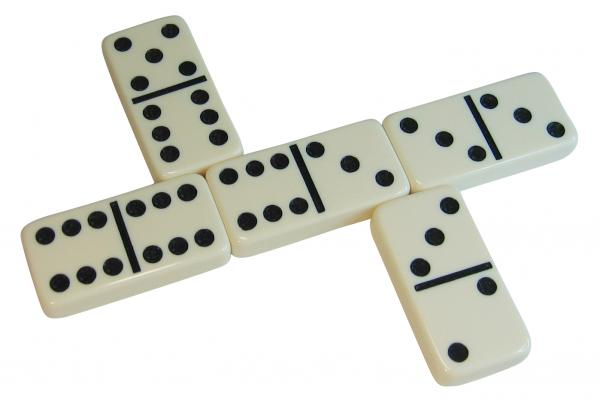
#> input picture images/8.jpg, 600 x 399 px
$ python main.py   (older library calls are emulated)
#> lines starting #> are read from the running program, lines starting #| are printed output that depends on the picture; after the words box and inside, x2 and y2 are one past the last pixel; in counts of white or black regions, pixels touching at a corner belong together
### image.py
__author__ = 'Brian Diaz'
import cv2


class Image:
    def __init__(self, image_path, color_type):
        self.image_path = image_path
        self.color_type = color_type
        self.height, self.width = 0, 0

    def load(self):
        image = cv2.imread(self.image_path, self.color_type)
        self.height, self.width = image.shape[:2]
        return image

    # [4 lines left out: function show, not called in this run]

    @staticmethod
    def show(image):
        cv2.imshow('Show Image', image)
        cv2.waitKey(0)
        cv2.destroyAllWindows()

### processing.py
__author__ = 'Brian Diaz'
import cv2
import numpy as np
from image import Image

min_radius = 8
max_radius = 20

class Processing:
    def __init__(self, image):
        self.image = image
        self.image_data = cv2.resize(image.load(), (600, 400))

    # Save a Image to local path
    def save_image(self, image, path):
        cv2.imwrite(path, image)

    # Set Gray Scale image for a better algorithm efficiency
    def gray_scale(self):
        return cv2.cvtColor(self.change_background_colors(self.image_data), cv2.COLOR_BGR2GRAY)

    #Draw Gaussian Blur
    def gaussian_blur(self):
        return cv2.GaussianBlur(self.gray_scale(),(5,5),0)

    # Get a more resistant to noise operator that joints Gaussian smoothing plus differentiation operation
    def gradient(self):
        return cv2.Sobel(self.gaussian_blur(), cv2.CV_8U, 1, 0, ksize=3)


    def umbral(self):
        _,umbral = cv2.threshold(self.gradient(), 170, 255, cv2.THRESH_BINARY + cv2.THRESH_OTSU)
        return umbral

    # Get all Ellipses
    def structuring_elements(self):
        return cv2.getStructuringElement(cv2.MORPH_ELLIPSE, (5, 5))

    # Get all morphologies of the umbral data
    def morphology_elements(self):
        return cv2.morphologyEx(self.umbral(), cv2.MORPH_CLOSE, self.structuring_elements())

    def get_domino_points(self):
        contours,_ = cv2.findContours(self.morphology_elements(), cv2.RETR_EXTERNAL, cv2.CHAIN_APPROX_NONE)

        print("Circles: "+ str(len(contours)))

        circles = self.draw_circles(self.image_data, contours)
        text = str(len(circles)) + " Points"

        print text
        cv2.putText(self.image_data, text, (20, self.image.height - 20), cv2.FONT_ITALIC, 1, (0,0,0))

        cv2.imwrite('result.jpg',self.image_data)
        Image.show(self.image_data)

    # Change every pixel (Blue, Green, Red, Yellow, Light Blue) to white.
    def change_background_colors(self,image):
        n = 2
        indices = np.arange(0,256)
        divider = np.linspace(0,255,n+1)[1]
        quantiz = np.int0(np.linspace(0,255,n))
        color_levels = np.clip(np.int0(indices/divider), 0, n-1)
        palette = quantiz[color_levels]
        image_palette = palette[image]
        image_palette = cv2.convertScaleAbs(image_palette)
        #RGB
        image_palette[np.where((image_palette == [0,0,255]).all(axis = 2))] = [255,255,255]#Blue
        image_palette[np.where((image_palette == [0,255,0]).all(axis = 2))] = [255,255,255]#Green
        image_palette[np.where((image_palette == [255,0,0]).all(axis = 2))] = [255,255,255]#Red
        image_palette[np.where((image_palette == [0,255,255]).all(axis = 2))] = [255,255,255]#Light Blue
        image_palette[np.where((image_palette == [255,255,0]).all(axis = 2))] = [255,255,255]#Yellow
        image_palette[np.where((image_palette == [255,0,255]).all(axis = 2))] = [255,255,255]#Yellow
        return image_palette

    # Draw Circles in the image
    def draw_circles(self, image, contours):
        circles = []
        for cnt in contours:
            # Getting the circle (x,y position and radius) of the contour.
            (x,y),radius = cv2.minEnclosingCircle(cnt)
            center = (int(x),int(y))
            radius = int(radius)
            # Possible Domino point.
            if radius >= min_radius and radius <= max_radius:
                # Draw the circle in the image with green color.
                cv2.circle(self.image_data,center,radius,(0,255,0),2)
                circles.append(cnt)
        return circles

### main.py
from image import Image
from processing import Processing

images = ["images/8.jpg","images/17.jpg", "images/18.jpg"]

def process_images():
	for img in images:
		img = Image(img, 1)
		processing = Processing(img)
#> in load, image is the input picture: shape (399, 600, 3); mean B, G, R 216.4, 222.7, 221.9
#> in change_background_colors, `image_palette = palette[image]`:
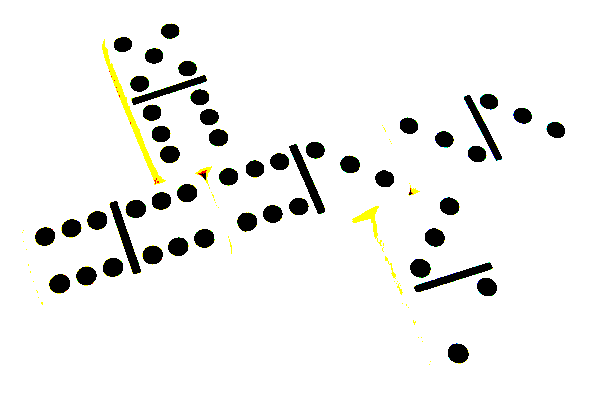
#> image_palette: shape (400, 600, 3) int64; mean of channels 0, 1, 2 237.9, 239.8, 239.7; drawn as B, G, R
#> in change_background_colors, `image_palette[np.where((image_palette == [0,0,255]).all(axis = 2))] = ..`: image_palette: shape (400, 600, 3); mean of channels 0, 1, 2 237.9, 239.8, 239.7
#> in change_background_colors, `image_palette[np.where((image_palette == [255,0,0]).all(axis = 2))] = ..`: image_palette: shape (400, 600, 3); mean of channels 0, 1, 2 238, 239.9, 239.8
#> in change_background_colors, `image_palette[np.where((image_palette == [0,255,255]).all(axis = 2))] ..`:
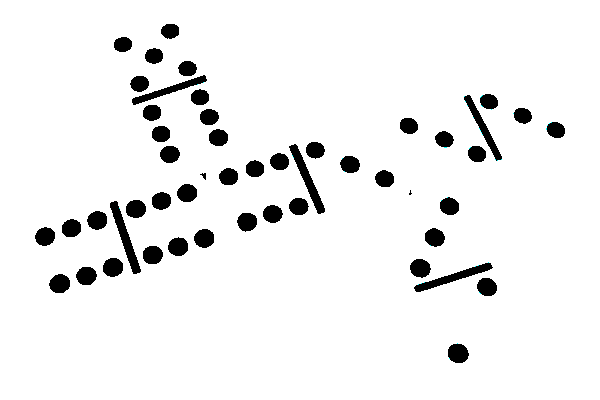
#> image_palette: shape (400, 600, 3); mean of channels 0, 1, 2 239.9, 239.9, 239.8; drawn as B, G, R
#> in change_background_colors, `image_palette[np.where((image_palette == [255,255,0]).all(axis = 2))] ..`: image_palette: shape (400, 600, 3); 94.1% white; 50 black regions (1 under 20 px), largest, box (x1, y1, x2, y2) and area: (110, 201, 141, 274) 634, (289, 144, 325, 214) 612, (414, 263, 493, 292) 589
		processing.get_domino_points()
#> in gaussian_blur, `return cv2.GaussianBlur(self.gray_scale(),(5,5),0)`:
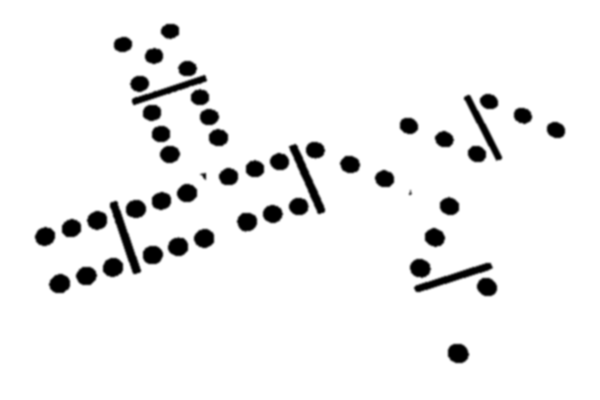
#> returned value: shape (400, 600); min 0, max 255, mean 239.9
#> in gradient, `return cv2.Sobel(self.gaussian_blur(), cv2.CV_8U, 1, 0, ksize=3)`:
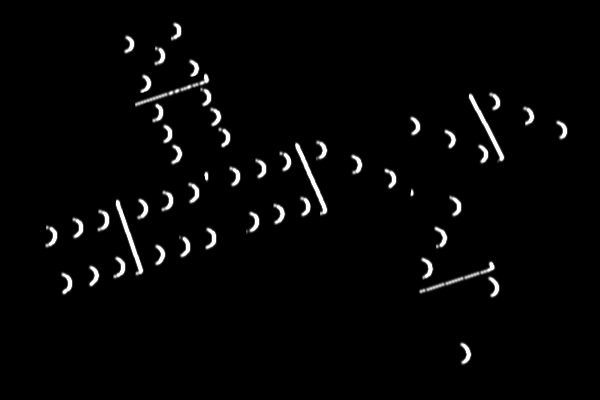
#> returned value: shape (400, 600); min 0, max 255, mean 6
#> in umbral, `_,umbral = cv2.threshold(self.gradient(), 170, 255, cv2.THRESH_BINARY ..`:
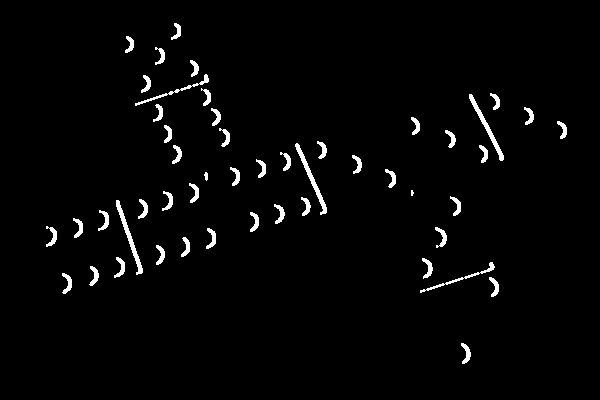
#> umbral: shape (400, 600); 2.3% white; 50 white regions (1 under 20 px), largest, box (x1, y1, x2, y2) and area: (116, 200, 143, 275) 350, (295, 143, 327, 215) 346, (469, 94, 504, 161) 331
#> in morphology_elements, `return cv2.morphologyEx(self.umbral(), cv2.MORPH_CLOSE, self.structuri..`: returned value: shape (400, 600); 2.4% white; 50 white regions (1 under 20 px)
#> in get_domino_points, `contours,_ = cv2.findContours(self.morphology_elements(), cv2.RETR_EXT..`: contours = 50 contours, 2 with area under 20; largest, box (x1, y1, x2, y2) and area: (295, 143, 327, 215) 273, (116, 200, 143, 275) 272, (469, 94, 504, 161) 262, (135, 74, 209, 106) 162, (420, 262, 495, 293) 147
#| Circles: 50
#> the loop in draw_circles, `for cnt in contours:` made 50 passes
#> (x, y, radius, center) on passes 1, 2, 3, 4, 6, 8, 9, 10, 11, 12, 13, 14: (462.5, 353, 10, (462, 353)), (491, 286.5, 9, (491, 286)), (63.5, 283, 10, (63, 283)), (91, 275.5, 9, (91, 275)), (423, 268, 10, (423, 267)), (157, 254.5, 9, (157, 254)), (183, 246.5, 9, (183, 246)), (207.5, 238, 10, (207, 238)), (437.4, 236.9, 10, (437, 236)), (47.42, 236, 10, (47, 236)), (74.5, 227.5, 9, (74, 227)), (251, 221.5, 9, (251, 221))
#> (x, y, radius) on passes 5, 7, 25, 26, 27, 46: (457, 279, 39), (116, 267, 10), (388, 178, 9), (232, 176, 9), (258, 168, 9), (171, 90, 39)
#> after the loop in draw_circles, `for cnt in contours:`:
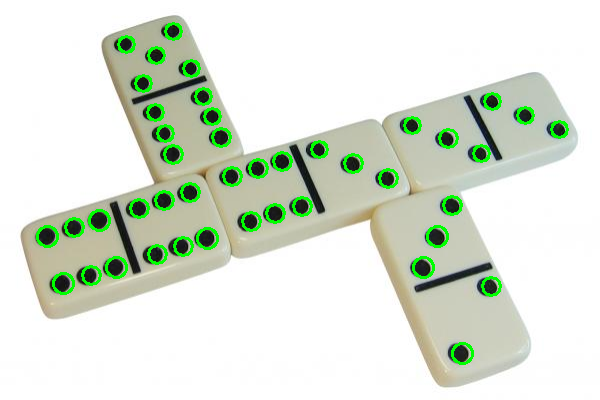
#> self.image_data: shape (400, 600, 3); mean of channels 0, 1, 2 213, 226.7, 218.3; drawn as B, G, R
#> after the loop in draw_circles, `for cnt in contours:`: circles = 43 contours; largest, box (x1, y1, x2, y2) and area: (435, 227, 447, 248) 86, (461, 343, 471, 364) 81, (46, 226, 57, 247) 81, (422, 258, 433, 279) 80, (62, 273, 72, 294) 80
#> in get_domino_points, `text = str(len(circles)) + " Points"`: text = '43 Points'
#| 43 Points
#> in get_domino_points, `cv2.putText(self.image_data, text, (20, self.image.height - 20), cv2.F..`:
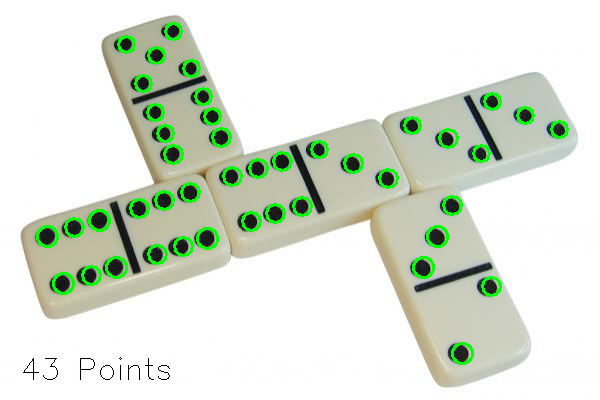
#> self.image_data: shape (400, 600, 3); 0.13% of pixels changed, all inside (x1, y1, x2, y2) = (23, 357, 170, 380); drawn as B, G, R
#> pass 2 of the loop in process_images, `for img in images:`:
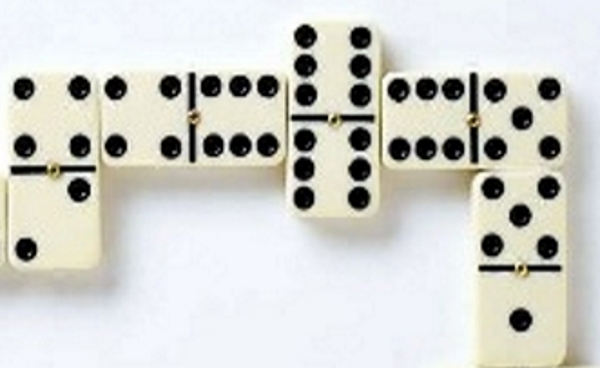
#> input picture images/17.jpg, 600 x 368 px
#> in load, image is the input picture: shape (368, 600, 3); mean B, G, R 203.4, 208.8, 208.2
#> in umbral (call 2), `_,umbral = cv2.threshold(self.gradient(), 170, 255, cv2.THRESH_BINARY ..`:
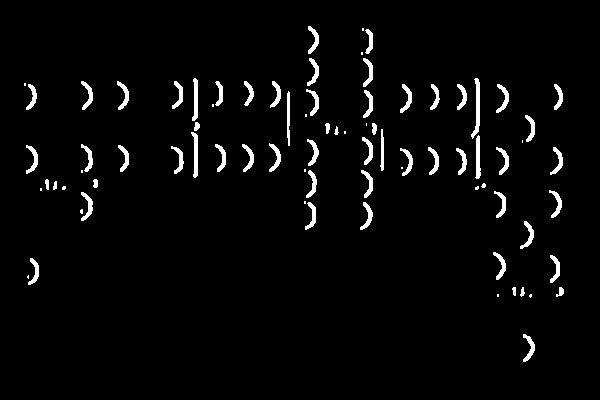
#> umbral: shape (400, 600); 3.2% white; 81 white regions (20 under 20 px), largest, box (x1, y1, x2, y2) and area: (471, 78, 480, 139) 246, (191, 132, 198, 178) 188, (475, 135, 481, 179) 178
#> contours = 62 contours, 8 with area under 20; largest, box (x1, y1, x2, y2) and area: (471, 78, 481, 179) 334, (191, 78, 200, 178) 308, (304, 169, 317, 230) 225, (80, 192, 93, 221) 134, (400, 148, 413, 176) 118
#| Circles: 62
#> the loop in draw_circles (call 2), `for cnt in contours:` made 62 passes
#> (x, y, radius, center) on passes 1, 2, 3, 4, 5, 6, 8, 9: (524, 347.5, 13, (524, 347)), (530.5, 295.5, 1, (530, 295)), (497.5, 295, 1, (497, 295)), (558.5, 291.5, 5, (558, 291)), (522, 291.5, 4, (522, 291)), (514.2, 290.9, 4, (514, 290)), (551, 268.5, 13, (551, 268)), (495.5, 265.5, 13, (495, 265))
#> after the loop in draw_circles (call 2), `for cnt in contours:`: circles = 43 contours; largest, box (x1, y1, x2, y2) and area: (80, 192, 93, 221) 134, (400, 148, 413, 176) 118, (27, 258, 39, 285) 114, (496, 84, 509, 113) 114, (523, 334, 535, 362) 112
#| 43 Points
#> in get_domino_points (call 2), `cv2.putText(self.image_data, text, (20, self.image.height - 20), cv2.F..`:
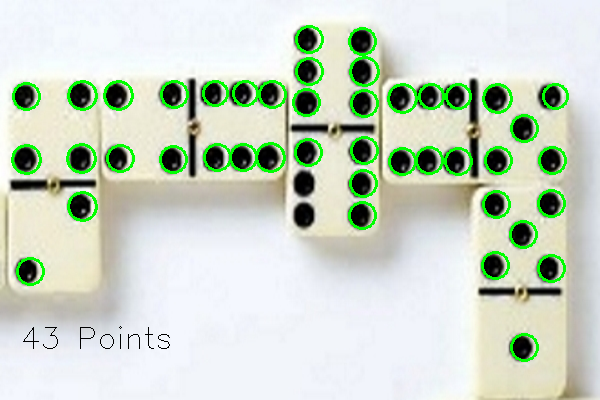
#> self.image_data: shape (400, 600, 3); mean of channels 0, 1, 2 197.2, 212.9, 201.6; drawn as B, G, R
#> pass 3 of the loop in process_images, `for img in images:`:
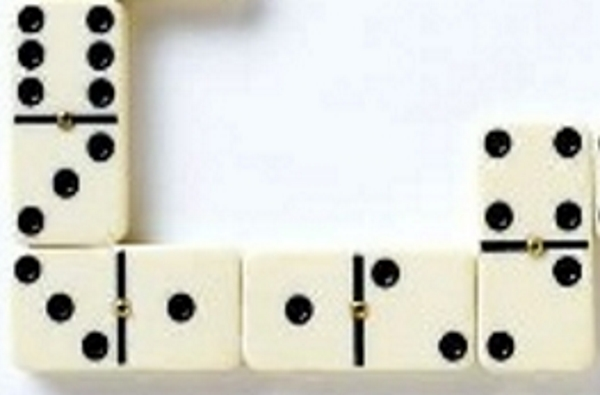
#> input picture images/18.jpg, 600 x 395 px
#> in load, image is the input picture: shape (395, 600, 3); mean B, G, R 206.3, 214.9, 214.6
#> in change_background_colors (call 3), `image_palette[np.where((image_palette == [0,255,255]).all(axis = 2))] ..`:
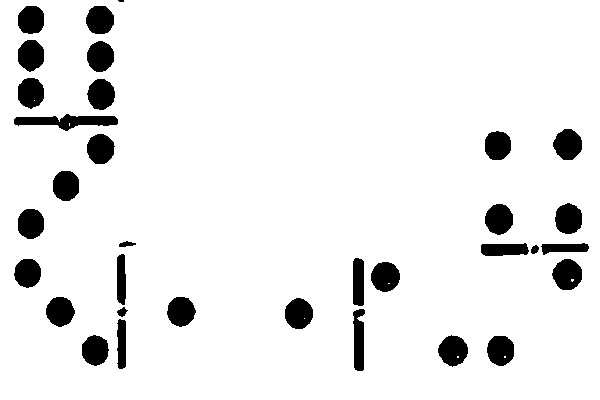
#> image_palette: shape (400, 600, 3); mean of channels 0, 1, 2 235.5, 235.5, 235.5; drawn as B, G, R
#> in umbral (call 3), `_,umbral = cv2.threshold(self.gradient(), 170, 255, cv2.THRESH_BINARY ..`:
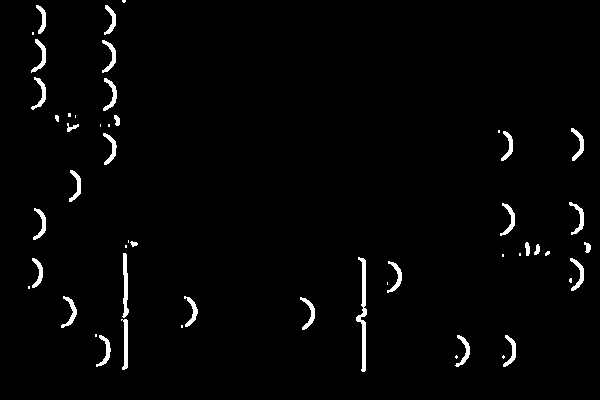
#> umbral: shape (400, 600); 2% white; 51 white regions (19 under 20 px), largest, box (x1, y1, x2, y2) and area: (356, 257, 367, 372) 490, (122, 253, 129, 318) 263, (121, 319, 128, 370) 211
#> contours = 42 contours, 13 with area under 20; largest, box (x1, y1, x2, y2) and area: (356, 257, 367, 372) 385, (121, 253, 129, 370) 362, (181, 296, 198, 328) 132, (570, 258, 584, 291) 132, (31, 39, 46, 73) 132
#| Circles: 42
#| 23 Points

if __name__ == '__main__':
	process_images()
